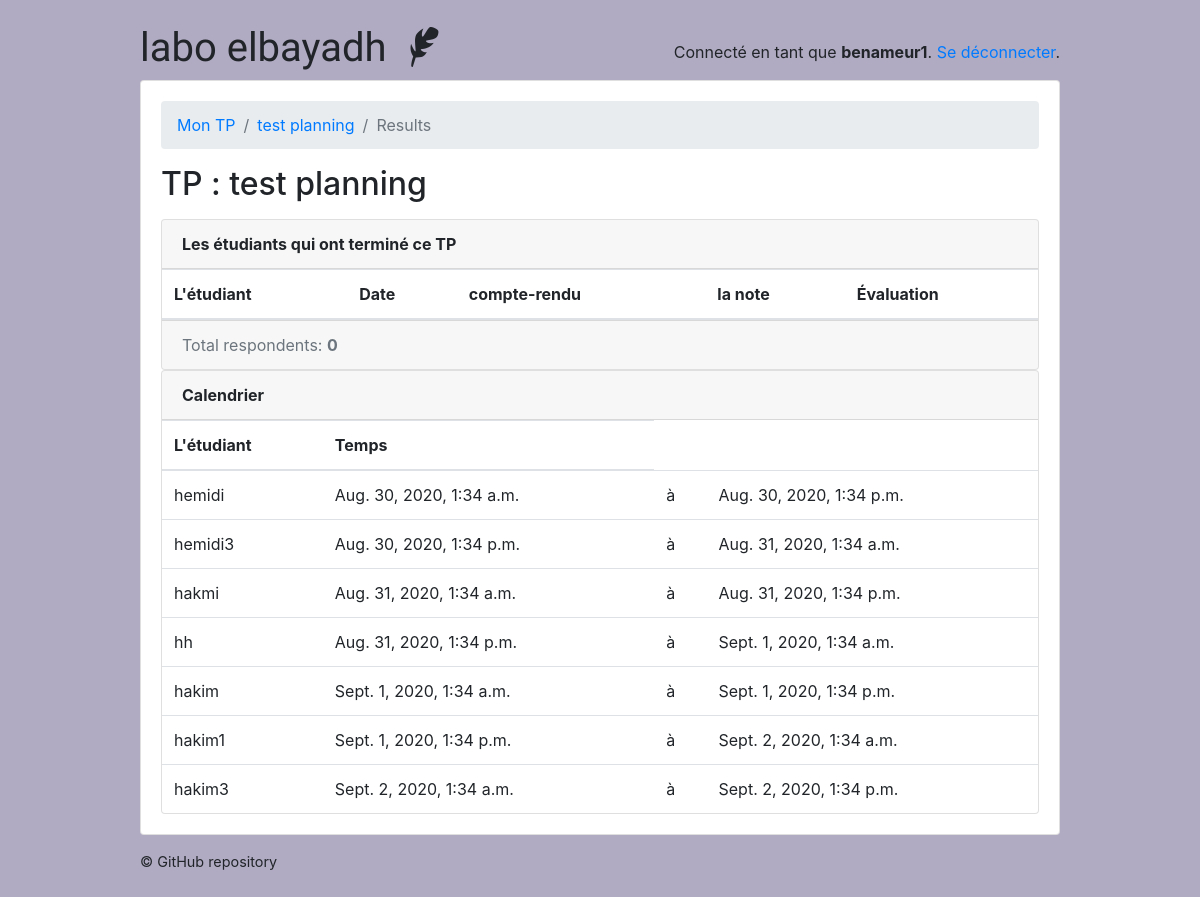
/teachers/quiz/50/results/ (signed in), run on the app's committed database.
### classroom/models.py (models this page shows, shortened)
class User(AbstractUser ):
    is_student = models.BooleanField(default=False )
    is_teacher = models.BooleanField(default=False)
    date_of_birth = models.DateField(default='1994-03-16')
    EQUIRED_FIELDS = ['date_of_birth']

class Quiz(models.Model):
    owner = models.ForeignKey(User, on_delete=models.CASCADE, related_name='quizzes')
    name = models.CharField(max_length=255 , default='Titre' , verbose_name= 'Titre TP',)
    subject = models.ForeignKey(Subject, on_delete=models.CASCADE, related_name='quizzes', verbose_name= 'les filières',)
    type_tp_posible = (
        ('redressement et filtrage ', 'redressement et filtrage '),
        ('filtrage RC', 'filtrage RC'),
    )
    type_tp = models.CharField(max_length=500 ,choices=type_tp_posible , verbose_name= 'Type de circuit électrique')
    description = models.TextField( max_length=500 , verbose_name= 'Description de TP ')
    module = models.CharField(max_length=255, default='Matière' , verbose_name= 'Matière' )
    Temps_TP = models.IntegerField(default=5 , verbose_name= 'Temps de TP min')

class Student(models.Model):
    user = models.OneToOneField(User, on_delete=models.CASCADE, primary_key=True)
    quizzes = models.ManyToManyField(Quiz, through='TakenQuiz')
    interests = models.ManyToManyField(Subject, related_name='interested_students' )
    nome_student = models.CharField( max_length=255)

class Planning_TP(models.Model) :
    id_TP = models.IntegerField()
    id_usr = models.IntegerField()
    time_in = models.DateTimeField()
    time_fn = models.DateTimeField()
    time_TP = models.IntegerField()

### classroom/views/teachers.py (the view, shortened to what this page needs)
# urls.py: path('quiz/<int:pk>/results/', teachers.QuizResultsView.as_view(), name='quiz_results'),
@method_decorator([login_required, teacher_required], name='dispatch')
class QuizResultsView(FormMixin,DetailView):
    model = Quiz
    context_object_name = 'quiz'
    template_name = 'classroom/teachers/quiz_results.html'
    form_class = evaluation_form
    def get_context_data(self, **kwargs):
        quiz = self.get_object()
        Planning =Planning_TP.objects.all()
        student = Student.objects.all()
        taken_quizzes = quiz.taken_quizzes.select_related('student__user').order_by('-date')
        total_taken_quizzes = taken_quizzes.count()
        quiz_score = quiz.taken_quizzes.aggregate(average_score=Avg('compte_rendu'))
        extra_context = {
            'taken_quizzes': taken_quizzes,
            'total_taken_quizzes': total_taken_quizzes,
            'quiz_score': quiz_score,
            'form': evaluation_form(initial={'post': self.object}) ,
            'planning' : Planning ,
            'student' : student ,
        }
        kwargs.update(extra_context)
        return super().get_context_data(**kwargs)
    def get_queryset(self):
        return self.request.user.quizzes.all()

### classroom/templates/classroom/teachers/quiz_results.html (shortened to what this page needs)
{% extends 'base.html' %}
{% load crispy_forms_tags humanize %}
{% block content %}
  <nav aria-label="breadcrumb">
    <ol class="breadcrumb">
      <li class="breadcrumb-item"><a href="{% url 'teachers:quiz_change_list' %}">Mon TP</a></li>
      <li class="breadcrumb-item"><a href="{% url 'teachers:quiz_change' quiz.pk %}">{{ quiz.name }}</a></li>
      <li class="breadcrumb-item active" aria-current="page">Results</li>
    </ol>
  </nav>
  <h2 class="mb-3"> TP : {{ quiz.name }}</h2>
  <div class="card">
    <div class="card-header">
      <strong>Les étudiants qui ont terminé ce TP</strong>
    </div>
    <table class="table mb-0">
      <thead>
        <tr>
          <th>L'étudiant</th>
          <th>Date</th>
          <th>compte-rendu</th>
          <th>la note</th>
          <th>Évaluation</th>
        </tr>
      </thead>
    </table>
    <div class="card-footer text-muted">
      Total respondents: <strong>{{ total_taken_quizzes }}</strong>
    </div>
  </div>
<div class="card">
    <div class="card-header">
      <strong>Calendrier</strong>
    </div>
    <table class="table mb-0">
      <thead>
        <tr>
          <th>L'étudiant</th>
          <th>Temps</th>
        </tr>
      </thead>
      <tbody>
        {% for pln in planning %}
          <tr>
             {% if  pln.id_TP ==  quiz.pk %}
              {% for std in student  %}
                {% if  pln.id_usr == std.pk   %}
                             <td>{{ std.user.first_name }}</td>
                {% endif %}
              {% endfor %}
              <td>{{ pln.time_in }} </td>
              <td>à</td>
              <td> {{  pln.time_fn  }}</td>
              {% endif %}
          </tr>
        {% endfor %}
      </tbody>
    </table>
  </div>
{% endblock %}

### templates/base.html (shortened to what this page needs)
{% load static %}<!doctype html>
<html lang="en">
  <head>
    <link rel="stylesheet" href="https://maxcdn.bootstrapcdn.com/bootstrap/4.0.0/css/bootstrap.min.css">
    <link rel="stylesheet" type="text/css" href="{% static 'vendor/fontello-2f186091/css/fontello.css' %}">
    <link rel="stylesheet" type="text/css" href="{% static 'css/app.css' %}">
    <link rel="stylesheet" type="text/css" href="{% static 'css/hemidi.css' %}">
    <link rel="stylesheet" type="text/css" href="{% static 'css/fl.css' %}">
    {% if user.is_authenticated and user.is_teacher %}
      <link rel="stylesheet" type="text/css" href="{% static 'css/teachers.css' %}">
    {% else %}
      <link rel="stylesheet" type="text/css" href="{% static 'css/students.css' %}">
    {% endif %}
  </head>
  <body>
    <div class="container my-4">
      <div class="row justify-content-center">
        <div class="col-md-10 col-sm-12">
          <div class="row">
            <div class="col-6">
              <h1 class="logo">
                <a href="{% url 'home' %}">
                  labo elbayadh
                  {% if user.is_authenticated %}
                    {% if user.is_teacher %}
                      <span class="icon-feather" data-toggle="tooltip" data-placement="right" title="Teacher profile"></span>
                    {% else %}
                      <span class="icon-graduation-cap" data-toggle="tooltip" data-placement="right" title="Student profile"></span>
                    {% endif %}
                  {% endif %}
                </a>
              </h1>
            </div>
            <div class="col-6 text-right">
              {% if user.is_authenticated %}
                <p class="pt-3">Connecté en tant que <strong>{{ user.last_name }}</strong>. <a href="{% url 'logout' %}">Se déconnecter</a>.</p>
              {% else %}
                <a href="{% url 'login' %}" class="btn btn-light" role="button">Log in</a>
                <a href="{% url 'signup' %}" class="btn btn-primary" role="button">Sign up</a>
              {% endif %}
            </div>
          </div>
          <div class="card mb-3">
            <div class="card-body">
              {% block content %}
              {% endblock %}
            </div>
          </div>
          <footer>
            <a href="https://github.com/hemid32/django_labo">© GitHub repository</a>
          </footer>
        </div>
      </div>
    </div>
  </body>
</html>

### static/css/app.css (style rules this page uses)
.logo { font-family: 'Clicker Script', cursive; }
.logo a { color: #212529; text-decoration: none; }
footer { font-size: .9rem; }
footer a { color: #212529; }

### static/css/teachers.css (style rules this page uses)
body { background-color: #b0aac2; }

### data on the page
User: last_name "benameur1"
Quiz: name "test planning"
Planning_TP: time_in "Aug. 30, 2020, 1:34 a.m.", time_fn "Aug. 30, 2020, 1:34 p.m."
Student: user.first_name "hemidi"
Planning_TP: time_in "Aug. 30, 2020, 1:34 p.m.", time_fn "Aug. 31, 2020, 1:34 a.m."
Student: user.first_name "hemidi3"
Planning_TP: time_in "Aug. 31, 2020, 1:34 a.m.", time_fn "Aug. 31, 2020, 1:34 p.m."
Student: user.first_name "hakmi"
Planning_TP: time_in "Aug. 31, 2020, 1:34 p.m.", time_fn "Sept. 1, 2020, 1:34 a.m."
Student: user.first_name "hh"
Planning_TP: time_in "Sept. 1, 2020, 1:34 a.m.", time_fn "Sept. 1, 2020, 1:34 p.m."
Student: user.first_name "hakim"
Planning_TP: time_in "Sept. 1, 2020, 1:34 p.m.", time_fn "Sept. 2, 2020, 1:34 a.m."
Student: user.first_name "hakim1"
Planning_TP: time_in "Sept. 2, 2020, 1:34 a.m.", time_fn "Sept. 2, 2020, 1:34 p.m."
Student: user.first_name "hakim3"

### other printed values
{{ total_taken_quizzes }} "0"
